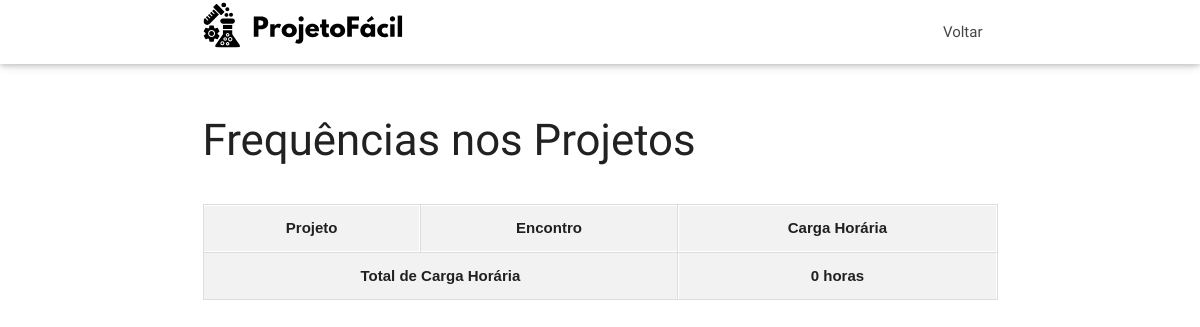
/Login/aluno/frequencia.php (signed in), run on an earlier commit of the app's database.
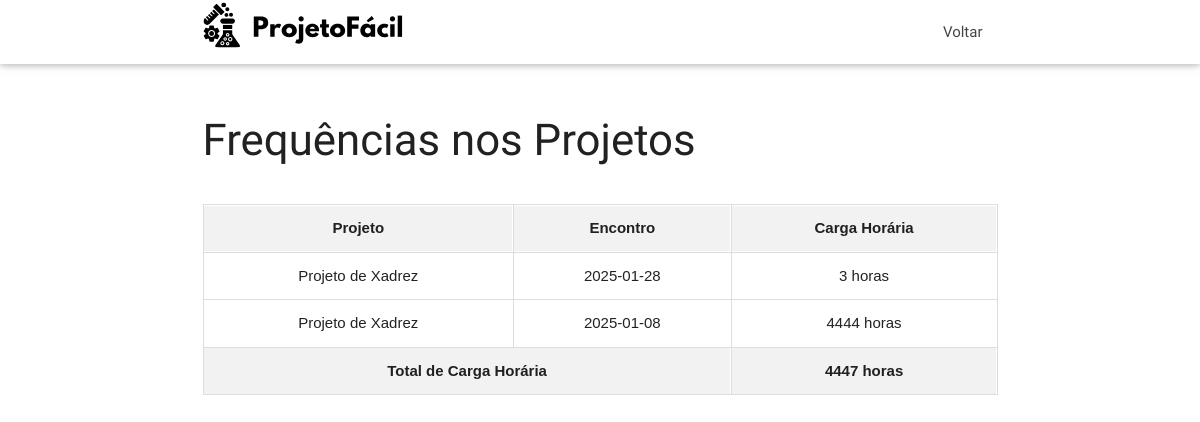
And on a later commit of the database.
### tables this page shows
CREATE TABLE IF NOT EXISTS `encontro` (
  `id_encontro` int NOT NULL AUTO_INCREMENT,
  `CH` int DEFAULT NULL,
  `data` date DEFAULT NULL,
  `fk_id_projeto` int DEFAULT NULL,
  PRIMARY KEY (`id_encontro`),
  KEY `fk_encontro_projeto_id_projeto` (`fk_id_projeto`)
);

CREATE TABLE IF NOT EXISTS `projeto` (
  `id_projeto` int NOT NULL AUTO_INCREMENT,
  `nome_projeto` varchar(255) DEFAULT NULL,
  `situacao` varchar(255) DEFAULT NULL,
  `fk_projeto_id_professor` int DEFAULT NULL,
  `data_finalizacao` date NOT NULL,
  `id_monitor` int NOT NULL,
  PRIMARY KEY (`id_projeto`),
  KEY `fk_projeto_id_professor` (`fk_projeto_id_professor`)
);

### conecta.php (called while the page is built, shortened)
<?php
function executarSQL($mysql, $sql)
{
    $resultado = mysqli_query($mysql, $sql);
    return $resultado;
}

### Login/aluno/frequencia.php (the view, shortened to what this page needs)
<?php
require_once("../../conecta.php");
$conexao = conectar();
$busca_sql_user_pro = "
    SELECT
        pro.nome_projeto,
        en.data,
        en.CH
    FROM projeto pro
    INNER JOIN encontro en ON en.fk_id_projeto = pro.id_projeto
    INNER JOIN frequencia fre ON fre.fk_id_encontro = en.id_encontro
    WHERE fre.fk_usuario_id_usuario = " . $_SESSION['usuario'][1] . "
    ORDER BY pro.nome_projeto ASC";
$resultado_busca_sql_user_pro = executarSQL($conexao, $busca_sql_user_pro);
$frequencias = mysqli_fetch_all($resultado_busca_sql_user_pro, MYSQLI_ASSOC);
?>
<!DOCTYPE html>
<html lang="pt-br">
<head>
    <link href="../../Style/css/materialize.min.css" type="text/css" rel="stylesheet" media="screen,projection" />
    <link href="../../Style/css/style.css" type="text/css" rel="stylesheet" media="screen,projection" />
</head>
<body>
    <div id="navbar" class="navbar-fixed scrollspy">
        <nav class="white">
            <div class="nav-wrapper container">
                <a class="brand-logo"><img src="../../Style/images/logo.svg" style="height: 50px;"></a>
                <ul class="right hide-on-med-and-down">
                    <li><a href="../../Login/aluno/aluno.php">Voltar</a></li>
                </ul>
            </div>
        </nav>
    </div>
    <div class="container section scrollspy">
        <div class="section">
            <h3>Frequências nos Projetos</h3>
            <div class="table-container">
                <table>
                    <tr>
                        <th>Projeto</th>
                        <th>Encontro</th>
                        <th>Carga Horária</th>
                    </tr>
                    <?php
                    $total_carga_horaria = 0;
                    foreach ($frequencias as $frequencia) {
                        $total_carga_horaria += $frequencia['CH'];
                        echo '<tr>';
                        echo '<td>' . $frequencia['nome_projeto'] . '</td>';
                        echo '<td>' . $frequencia['data'] . '</td>';
                        echo '<td>' . $frequencia['CH'] . ' horas</td>';
                        echo '</tr>';
                    }
                    ?>
                    <tr>
                        <th colspan="2">Total de Carga Horária</th>
                        <th><?php echo $total_carga_horaria; ?> horas</th>
                    </tr>
                </table>
            </div>
        </div>
    </div>
</body>
</html>

### Style/css/style.css (style rules this page uses)
nav ul a, nav .brand-logo { color: #444; }
nav { overflow: visible; }
nav li a { -webkit-transition: background .3s ease-in-out; -moz-transition: background .3s ease-in-out; transition: background .3s ease-in-out; }
h4, table { font-family: "Arimo", serif; font-optical-sizing: auto; font-style: normal; }

### Login/aluno/frequencia.php (style rules this page uses)
.table-container { overflow-x: auto; margin-top: 20px; }
table { width: 100%; border-collapse: collapse; margin-top: 20px; }
th, td { padding: 12px; text-align: center; border: 1px solid #ddd; }
th { background-color: #f2f2f2; }

What changed in the data, as far as the page shows it:
added encontro: fk_id_projeto.nome_projeto "Projeto de Xadrez", data "2025-01-28", CH "3"
added encontro: fk_id_projeto.nome_projeto "Projeto de Xadrez", data "2025-01-08", CH "4444"
Also different on the page:
$total_carga_horaria: "0" → "4447"
